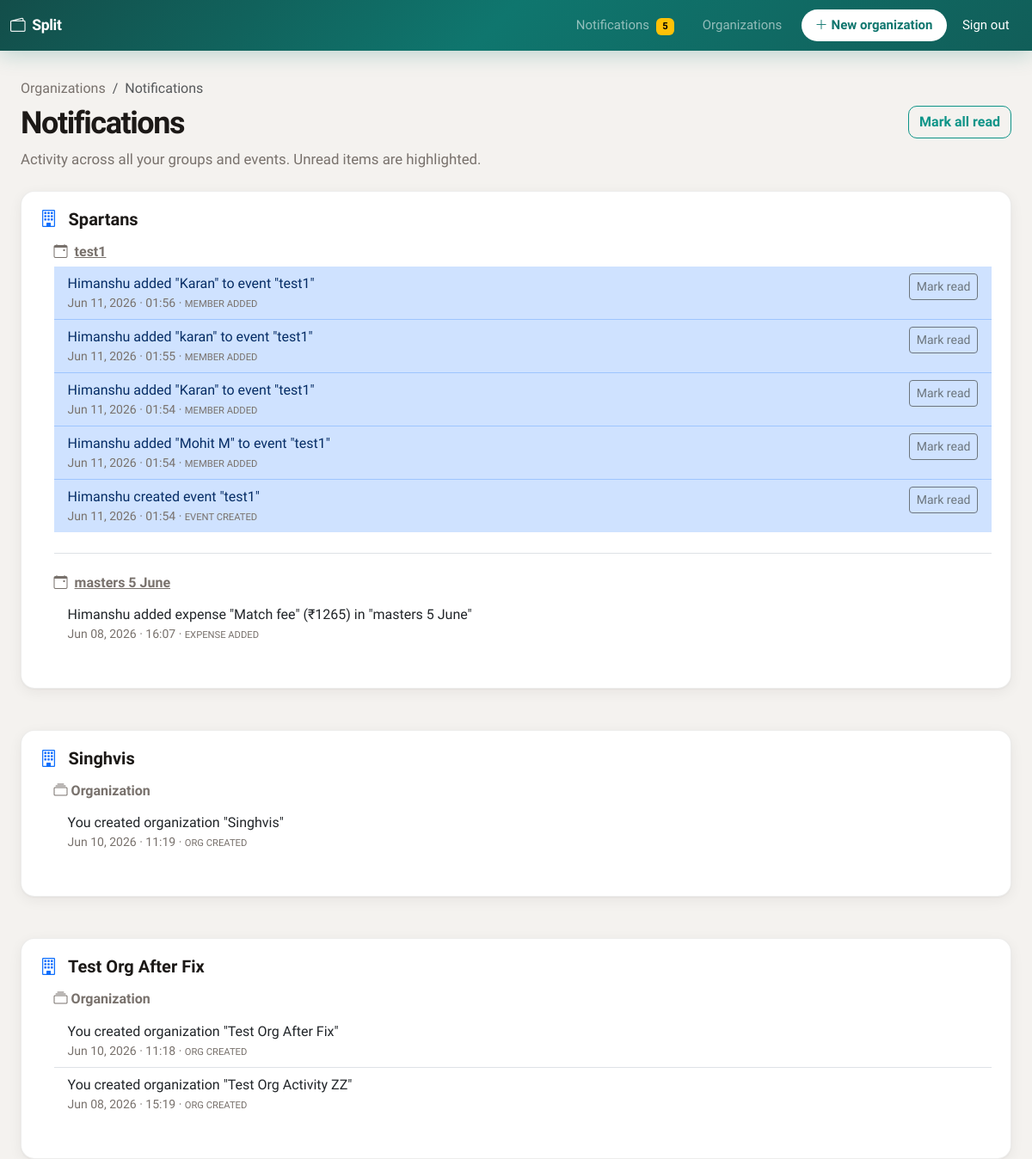
The page /notifications (signed in, upper part) on the database as committed earlier.
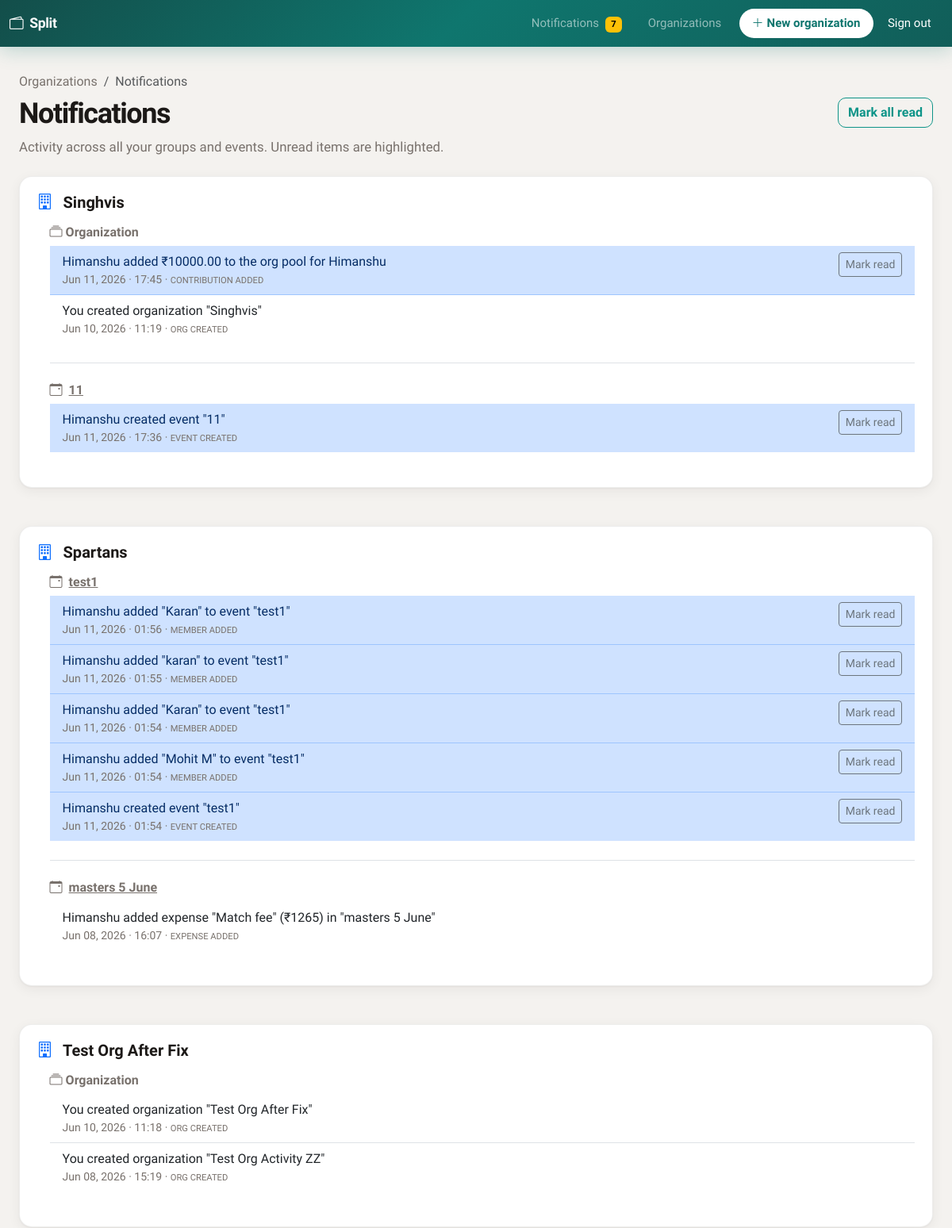
The same page on the database as committed later.
### app/models.py (models this page shows)
class Organization(Base):
    __tablename__ = "organizations"
    id: Mapped[int] = mapped_column(primary_key=True, autoincrement=True)
    name: Mapped[str] = mapped_column(String(200), nullable=False)
    created_by_user_id: Mapped[int | None] = mapped_column(
        ForeignKey("users.id"), nullable=True, index=True
    )
    created_at: Mapped[datetime] = mapped_column(DateTime, default=datetime.utcnow)
    members: Mapped[list["OrganizationMember"]] = relationship(
        back_populates="organization", cascade="all, delete-orphan"
    )
    events: Mapped[list["Event"]] = relationship(
        back_populates="organization", cascade="all, delete-orphan"
    )
    org_contributions: Mapped[list["OrganizationContribution"]] = relationship(
        back_populates="organization", cascade="all, delete-orphan"
    )

class Event(Base):
    __tablename__ = "events"
    id: Mapped[int] = mapped_column(primary_key=True, autoincrement=True)
    organization_id: Mapped[int] = mapped_column(
        ForeignKey("organizations.id"), nullable=False
    )
    name: Mapped[str] = mapped_column(String(200), nullable=False)
    created_by_user_id: Mapped[int | None] = mapped_column(
        ForeignKey("users.id"), nullable=True, index=True
    )
    created_at: Mapped[datetime] = mapped_column(DateTime, default=datetime.utcnow)
    organization: Mapped["Organization"] = relationship(back_populates="events")
    members: Mapped[list["Member"]] = relationship(
        back_populates="event", cascade="all, delete-orphan"
    )
    expenses: Mapped[list["Expense"]] = relationship(
        back_populates="event", cascade="all, delete-orphan"
    )

class Activity(Base):
    __tablename__ = "activities"
    id: Mapped[int] = mapped_column(primary_key=True, autoincrement=True)
    recipient_user_id: Mapped[int] = mapped_column(ForeignKey("users.id"), nullable=False)
    organization_id: Mapped[int | None] = mapped_column(
        ForeignKey("organizations.id"), nullable=True, index=True
    )
    event_id: Mapped[int | None] = mapped_column(
        ForeignKey("events.id"), nullable=True, index=True
    )
    actor_user_id: Mapped[int | None] = mapped_column(ForeignKey("users.id"), nullable=True)
    kind: Mapped[str] = mapped_column(String(64), nullable=False)
    summary: Mapped[str] = mapped_column(String(500), nullable=False)
    read_at: Mapped[datetime | None] = mapped_column(DateTime, nullable=True)
    created_at: Mapped[datetime] = mapped_column(DateTime, default=datetime.utcnow)
    recipient: Mapped["User"] = relationship(
        "User",
        foreign_keys=[recipient_user_id],
        back_populates="activities_received",
    )
    actor: Mapped["User | None"] = relationship(
        "User",
        foreign_keys=[actor_user_id],
        back_populates="activities_sent",
    )

### app/routers/web.py (the view)
@router.get("/notifications", response_class=HTMLResponse)
def page_notifications(request: Request, db: Session = Depends(get_db)):
    uid = require_session_user(request)
    if isinstance(uid, RedirectResponse):
        return uid
    rows = activity_service.list_for_user(db, uid, limit=400)
    grouped = activity_service.group_activities_hierarchy(db, rows)
    return templates.TemplateResponse(
        request,
        "notifications.html",
        {
            "title": "Notifications",
            "grouped": grouped,
            "activities": rows,
        },
    )

### templates/notifications.html (shortened to what this page needs)
{% extends "base.html" %}
{% block content %}
<nav class="et-breadcrumb mb-2" aria-label="breadcrumb">
  <ol class="breadcrumb small mb-0">
    <li class="breadcrumb-item"><a href="/orgs">Organizations</a></li>
    <li class="breadcrumb-item active" aria-current="page">Notifications</li>
  </ol>
</nav>
<header class="mb-4 d-flex flex-wrap justify-content-between align-items-start gap-3">
  <div>
    <h1 class="et-hero-title mb-2">Notifications</h1>
    <p class="et-hero-lead mb-0">Activity across all your groups and events. Unread items are highlighted.</p>
  </div>
  {% if activities %}
  <form method="post" action="/notifications/read-all">
    <button type="submit" class="btn btn-outline-primary">Mark all read</button>
  </form>
  {% endif %}
</header>
{% if not grouped %}
<div class="et-empty">
  <div class="et-empty-icon"><i class="bi bi-bell"></i></div>
  <p class="et-muted mb-0">No activity yet. Create organizations, events, and expenses to see updates here.</p>
</div>
{% else %}
  {% for org in grouped %}
  <section class="mb-5 et-card">
    <div class="et-card-body">
      <h2 class="h5 fw-bold mb-3">
        <i class="bi bi-building me-2 text-primary"></i>
        <a href="/orgs/{{ org.organization_id }}" class="text-reset text-decoration-none">{{ org.organization_name }}</a>
      </h2>
      {% for eg in org.event_groups %}
      <div class="ms-md-3 mb-4 {% if not loop.last %}border-bottom pb-4{% endif %}">
        <h3 class="h6 fw-semibold et-muted mb-2">
          {% if eg.event_id %}
          <i class="bi bi-calendar-event me-1"></i>
          <a href="/events/{{ eg.event_id }}" class="text-reset">{{ eg.event_name }}</a>
          {% else %}
          <i class="bi bi-collection me-1"></i>{{ eg.event_name }}
          {% endif %}
        </h3>
        <ul class="list-group list-group-flush">
          {% for a in eg.activities %}
          <li class="list-group-item d-flex flex-wrap justify-content-between align-items-start gap-2 {% if not a.read_at %}list-group-item-primary bg-opacity-10{% endif %}">
            <div class="flex-grow-1 min-w-0">
              <p class="mb-0">{{ a.summary }}</p>
              <p class="small et-muted mb-0">{{ a.created_at.strftime('%b %d, %Y · %H:%M') }} · <span class="text-uppercase" style="font-size: 0.7rem;">{{ a.kind | replace('_', ' ') }}</span></p>
            </div>
            {% if not a.read_at %}
            <form method="post" action="/notifications/{{ a.id }}/read" class="flex-shrink-0">
              <button type="submit" class="btn btn-sm btn-outline-secondary">Mark read</button>
            </form>
            {% endif %}
          </li>
          {% endfor %}
        </ul>
      </div>
      {% endfor %}
    </div>
  </section>
  {% endfor %}
{% endif %}
{% endblock %}

### templates/base.html (shortened to what this page needs)
<!DOCTYPE html>
<html lang="en">
<head>
  <link href="https://cdn.jsdelivr.net/npm/bootstrap@5.3.3/dist/css/bootstrap.min.css" rel="stylesheet"
>
  <link href="https://cdn.jsdelivr.net/npm/bootstrap-icons@1.11.3/font/bootstrap-icons.min.css" rel="stylesheet">
  <link rel="stylesheet" href="{{ url_for('static', path='app.css') }}">
</head>
<body class="et-body d-flex flex-column min-vh-100">
  <nav class="navbar navbar-expand-lg navbar-dark et-navbar mb-0">
    <div class="container-xxl">
      <a class="navbar-brand" href="{% if request.session.get('user_id') %}/orgs{% else %}/auth/login{% endif %}">
        <i class="bi bi-wallet2" aria-hidden="true"></i>
        Split
      </a>
      <div class="collapse navbar-collapse" id="navMain">
        <ul class="navbar-nav ms-auto align-items-lg-center gap-lg-1">
          {% if request.session.get('user_id') %}
          <li class="nav-item">
            <a class="nav-link position-relative" href="/notifications">
              Notifications
              {% if request.state.unread_notifications %}
              <span class="badge text-bg-warning ms-1">{{ request.state.unread_notifications }}</span>
              {% endif %}
            </a>
          </li>
          <li class="nav-item">
            <a class="nav-link" href="/orgs">Organizations</a>
          </li>
          <li class="nav-item">
            <a class="nav-link btn-nav-cta" href="/orgs/new"><i class="bi bi-plus-lg me-1"></i>New organization</a>
          </li>
          <li class="nav-item">
            <form method="post" action="/auth/logout" class="d-inline">
              <button type="submit" class="nav-link btn btn-link text-white border-0 p-2">Sign out</button>
            </form>
          </li>
          {% else %}
          <li class="nav-item"><a class="nav-link" href="/auth/login">Sign in</a></li>
          <li class="nav-item"><a class="nav-link btn-nav-cta" href="/auth/register">Register</a></li>
          {% endif %}
        </ul>
      </div>
    </div>
  </nav>
  <main class="et-main flex-grow-1 container-xxl px-3 px-lg-4">
    {% block content %}{% endblock %}
  </main>
</body>
</html>

### static/app.css (style rules this page uses)
:root { --et-bg: #f4f2ef; --et-bg-elevated: #ffffff; --et-surface-2: #faf9f7; --et-text: #1c1917; --et-text-muted: #78716c; --et-border: rgba(28, 25, 23, 0.08); --et-border-strong: rgba(28, 25, 23, 0.12); --et-accent: #0d9488; --et-accent-hover: #0f766e; --et-accent-soft: rgba(13, 148, 136, 0.12); --et-accent-2: #6366f1; --et-radius: 12px; --et-radius-sm: 10px; --et-radius-lg: 16px; --et-shadow: 0 1px 2px rgba(28, 25, 23, 0.04), 0 4px 16px rgba(28, 25, 23, 0.06); --et-shadow-hover: 0 8px 24px rgba(28, 25, 23, 0.08); --et-green: #059669; --et-green-soft: rgba(5, 150, 105, 0.12); --et-red: #dc2626; --et-red-soft: rgba(220, 38, 38, 0.1); --et-font: "Plus Jakarta Sans", system-ui, -apple-system, sans-serif; }
*, *::before, *::after { box-sizing: border-box; }
html { scroll-behavior: smooth; }
body.et-body { font-family: var(--et-font); background: var(--et-bg); color: var(--et-text); min-height: 100vh; -webkit-font-smoothing: antialiased; }
.et-navbar { background: linear-gradient(135deg, #134e4a 0%, #0f766e 48%, #115e59 100%); box-shadow: 0 4px 24px rgba(15, 118, 110, 0.25); padding-top: 0.65rem; padding-bottom: 0.65rem; }
.et-navbar .navbar-brand { font-weight: 700; letter-spacing: -0.02em; font-size: 1.1rem; display: flex; align-items: center; gap: 0.5rem; }
.et-navbar .nav-link { font-weight: 500; font-size: 0.9375rem; padding: 0.5rem 0.9rem !important; border-radius: 999px; transition: background 0.15s ease, color 0.15s ease; }
.et-navbar .btn-nav-cta { background: #fff; color: #0f766e !important; font-weight: 600; border-radius: 999px; padding: 0.45rem 1rem !important; margin-left: 0.25rem; }
.et-main { padding-top: 1.5rem; }
@media (min-width: 992px) { .et-main { padding-top: 2rem; } }
.et-card { background: var(--et-bg-elevated); border: 1px solid var(--et-border); border-radius: var(--et-radius-lg); box-shadow: var(--et-shadow); transition: box-shadow 0.2s ease, transform 0.2s ease, border-color 0.2s ease; }
.et-card-body { padding: 1.25rem 1.35rem; }
.btn-outline-primary { --bs-btn-color: var(--et-accent); --bs-btn-border-color: var(--et-accent); --bs-btn-hover-bg: var(--et-accent); --bs-btn-hover-border-color: var(--et-accent); font-weight: 600; border-radius: var(--et-radius-sm); }
.et-hero-title { font-weight: 800; letter-spacing: -0.04em; font-size: clamp(1.75rem, 4vw, 2.25rem); line-height: 1.15; color: var(--et-text); margin-bottom: 0.5rem; }
.et-hero-lead { color: var(--et-text-muted); font-size: 1.05rem; max-width: 36rem; margin-bottom: 0; }
.et-breadcrumb .breadcrumb-item a { color: var(--et-text-muted); text-decoration: none; font-weight: 500; }
.et-muted { color: var(--et-text-muted); }

Rows that differ between the two databases and show on the page:
shown differently, row unchanged: Organization "Singhvis": moves up the list
added Activity: summary "Himanshu added ₹10000.00 to the org pool for Himanshu", created_at "Jun 11, 2026 · 17:45", kind "CONTRIBUTION ADDED", shown under Organization "Singhvis"
added Event: event_name "11", shown under Organization "Singhvis"
added Activity: summary "Himanshu created event \"11\"", created_at "Jun 11, 2026 · 17:36", kind "EVENT CREATED", shown under "11"
Other text that changed with them:
{{ request.state.unread_notifications }}: "5" → "7"
